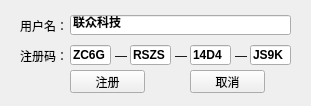
<?xml version="1.0" encoding="UTF-8"?>
<ui version="4.0">
 <class>UserRegister</class>
 <widget class="QWidget" name="UserRegister">
  <property name="geometry">
   <rect>
    <x>0</x>
    <y>0</y>
    <width>311</width>
    <height>106</height>
   </rect>
  </property>
  <property name="windowTitle">
   <string>UserRegister</string>
  </property>
  <widget class="QLabel" name="label">
   <property name="geometry">
    <rect>
     <x>20</x>
     <y>20</y>
     <width>54</width>
     <height>12</height>
    </rect>
   </property>
   <property name="text">
    <string>用户名：</string>
   </property>
  </widget>
  <widget class="QLabel" name="label_2">
   <property name="geometry">
    <rect>
     <x>20</x>
     <y>50</y>
     <width>54</width>
     <height>12</height>
    </rect>
   </property>
   <property name="text">
    <string>注册码：</string>
   </property>
  </widget>
  <widget class="QPushButton" name="pushButton_register">
   <property name="geometry">
    <rect>
     <x>70</x>
     <y>70</y>
     <width>75</width>
     <height>23</height>
    </rect>
   </property>
   <property name="text">
    <string>注册</string>
   </property>
  </widget>
  <widget class="QPushButton" name="pushButton_cancel">
   <property name="geometry">
    <rect>
     <x>190</x>
     <y>70</y>
     <width>75</width>
     <height>23</height>
    </rect>
   </property>
   <property name="text">
    <string>取消</string>
   </property>
  </widget>
  <widget class="QLineEdit" name="lineEdit">
   <property name="geometry">
    <rect>
     <x>70</x>
     <y>15</y>
     <width>221</width>
     <height>20</height>
    </rect>
   </property>
   <property name="font">
    <font>
     <weight>75</weight>
     <bold>true</bold>
    </font>
   </property>
   <property name="text">
    <string>联众科技</string>
   </property>
  </widget>
  <widget class="QLineEdit" name="lineEdit_2">
   <property name="geometry">
    <rect>
     <x>70</x>
     <y>45</y>
     <width>41</width>
     <height>20</height>
    </rect>
   </property>
   <property name="font">
    <font>
     <weight>75</weight>
     <bold>true</bold>
    </font>
   </property>
   <property name="text">
    <string>ZC6G</string>
   </property>
  </widget>
  <widget class="QLineEdit" name="lineEdit_3">
   <property name="geometry">
    <rect>
     <x>130</x>
     <y>45</y>
     <width>41</width>
     <height>20</height>
    </rect>
   </property>
   <property name="font">
    <font>
     <weight>75</weight>
     <bold>true</bold>
    </font>
   </property>
   <property name="text">
    <string>RSZS</string>
   </property>
  </widget>
  <widget class="QLabel" name="label_3">
   <property name="geometry">
    <rect>
     <x>115</x>
     <y>48</y>
     <width>16</width>
     <height>16</height>
    </rect>
   </property>
   <property name="text">
    <string>—</string>
   </property>
  </widget>
  <widget class="QLineEdit" name="lineEdit_4">
   <property name="geometry">
    <rect>
     <x>190</x>
     <y>45</y>
     <width>41</width>
     <height>20</height>
    </rect>
   </property>
   <property name="font">
    <font>
     <weight>75</weight>
     <bold>true</bold>
    </font>
   </property>
   <property name="text">
    <string>14D4</string>
   </property>
  </widget>
  <widget class="QLabel" name="label_4">
   <property name="geometry">
    <rect>
     <x>175</x>
     <y>48</y>
     <width>16</width>
     <height>16</height>
    </rect>
   </property>
   <property name="text">
    <string>—</string>
   </property>
  </widget>
  <widget class="QLineEdit" name="lineEdit_5">
   <property name="geometry">
    <rect>
     <x>250</x>
     <y>45</y>
     <width>41</width>
     <height>20</height>
    </rect>
   </property>
   <property name="font">
    <font>
     <weight>75</weight>
     <bold>true</bold>
    </font>
   </property>
   <property name="text">
    <string>JS9K</string>
   </property>
  </widget>
  <widget class="QLabel" name="label_5">
   <property name="geometry">
    <rect>
     <x>235</x>
     <y>48</y>
     <width>16</width>
     <height>16</height>
    </rect>
   </property>
   <property name="text">
    <string>—</string>
   </property>
  </widget>
 </widget>
 <layoutdefault spacing="6" margin="11"/>
 <resources/>
 <connections/>
</ui>
